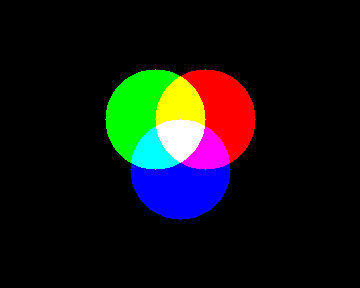
#> input picture 01__IMPORT/20-Jupyter_lab_Tutorial_-_Digital_image/imgs/img_circles.bmp, 360 x 288 px
$ jupyter execute 20_Digital_image.ipynb   (shell and % lines are left out)
#> lines starting #> are read from the running program, lines starting #| are printed output that depends on the picture; after the words box and inside, x2 and y2 are one past the last pixel; in counts of white or black regions, pixels touching at a corner belong together
+ Requirements:
    1. The estimated time for this activity is approximately half an hour.
<br><br>
+ Objectives of this notebook:
    1. To understand what is an image.
    2. Introduction to OpenCV: learning to read, write, and show images.
<br><br>
+ Summary of activities:
    1. Presentation of basic concepts.
    2. The properties of an image will be analyzed using Python code snippets to read, write and show images.

%%latex
\tableofcontents
\newpage

# What is a digital image?

[cell 1]
from IPython.display import YouTubeVideo
YouTubeVideo('TVTn7mYKegY',start=2, end=5*60+6)

# Introduction to OpenCV
In Python you always start by importing all the required modules:

[cell 2]
import numpy as np  # the numpy module is associated with the alias np
import cv2          # OpenCV module
import matplotlib.pyplot as plt  # the matplotlib.pyplot with the alias plt

[cell 3]
# **** It is important to consult the help of the version you are using ****
print('Numpy:',np.__version__)
print('OpenCv:',cv2.__version__)

### Read image

[cell 4]
# [8 lines of commented-out code are left out]

[cell 5]
# TODO later: Run this notebook reading 'img_circles.bmp' image
#img = cv2.imread('imgs/img_original.bmp')
img = cv2.imread('imgs/img_circles.bmp')
#> img is the input picture: shape (288, 360, 3); mean B, G, R 19.3, 19.3, 19.3
print(type(img)) # Prints <class 'numpy.ndarray'>
#| <class 'numpy.ndarray'>
print(img.dtype) # Prints 'uint8'
#| uint8
print(img.shape) # Prints '(288, 360, 3)'
#| (288, 360, 3)
height, width, channels = img.shape
#> height = 288; width = 360; channels = 3

### Show image

[cell 6]
cv2.imshow('Image', img) # Opens a window to show the image
cv2.waitKey(0)           # Waits until key pressed on the window Image
cv2.destroyAllWindows()  # Closes the window

### Write image
By default, the '.jpg' format compresses the image losing some information.

[cell 7]
ret_ok = cv2.imwrite('imgs/img_saved.jpg', img)
print('Imagen saved:', ret_ok)
#| Imagen saved: True

[cell 8]
# When saving an image in '.jpg' format the information is compressed
# and there is loss of information
img_readed = cv2.imread('imgs/img_saved.jpg')
if (img_readed == img).all(): # if all pixels are equal
    print('Equal images...')
else:
    print('Different images...')

[cell 9]
# In order not to lose information from the original image, the image must be
# saved with maximum quality in '.bmp' format
ret_ok = cv2.imwrite('imgs/img_saved.bmp', img)
img_readed = cv2.imread('imgs/img_saved.bmp')
if (img_readed == img).all(): # if all pixels are equal
    print('Equal images...')
else:
    print('Different images...')

### Changing image resolution
The image is showed at different resolutions according to the ratio.

[cell 10]
ratios = (16, 32, 64)
for ratio in ratios:
    width_ratio = ratio
    height_ratio = ratio
    new_size = ( max(int(width/width_ratio), 1), max(int(height/height_ratio), 1) )
    img_resized = cv2.resize(img, new_size, interpolation = cv2.INTER_AREA)
    print('The size of the img_resized is: ', img_resized.shape)

    # Showing img_resized
    cv2.imshow('Image', img_resized)
    cv2.waitKey(0)
    cv2.destroyAllWindows()

    # If the image is smaller than 32 pixels, the values of the matrix are printed
    pixels_num = new_size[0]*new_size[1]
    if pixels_num < 32:
        print('--------------------------------------------------------------')
        print(img_resized[:,:,0]) # Prints Blue channel (B)
        print(img_resized[:,:,1]) # Prints Green channel (G)
        print(img_resized[:,:,2]) # Prints Red channel (R)
        print('--------------------------------------------------------------')
#> this loop made 3 passes
#| [[  0   0   0   0   0]
#|  [  0   2  70   2   0]
#|  [  0  30 246  33   0]
#|  [  0   0   4   0   0]]
#| [[  0   0   2   0   0]
#|  [  0 112 194   0   0]
#|  [  0  25  53   0   0]
#|  [  0   0   0   0   0]]
#| [[  0   0   2   0   0]
#|  [  0   0 190 116   0]
#> (further printed lines are left out)

### How to access the pixel values?

[cell 11]
# Accessing an array 'numpy.ndarray' is equivalent to Matlab

# Gets the BGR value of the first pixel (0,0)
bgr_00 = img_resized[0,0,:]
#> bgr_00 = [0, 0, 0]
print('BGR value of pixel (0,0) =', bgr_00)
#| BGR value of pixel (0,0) = [0 0 0]

# Gets the BGR value of the center pixel
p = np.asarray(np.int16(img_resized.shape[0:2]/np.asarray([2])))
#> p = [2, 2]
bgr_p = img_resized[p[0],p[1],:]
#> bgr_p = [246, 53, 52]
print('BGR value of pixel ('+str(p[0])+','+str(p[1])+') =', bgr_p)
#| BGR value of pixel (2,2) = [246  53  52]

# Gets the BGR value of the last pixel
p = np.asarray(img_resized.shape[0:2])-np.asarray([1,1])
#> p = [3, 4]
bgr_p = img_resized[p[0],p[1],:]
#> bgr_p = [0, 0, 0]
print('BGR value of pixel ('+str(p[0])+','+str(p[1])+') =', bgr_p)
#| BGR value of pixel (3,4) = [0 0 0]

### How to get an image channel?

[cell 12]
img_green = img[:,:,1]
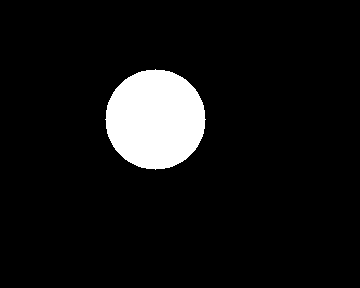
#> img_green: shape (288, 360); 7.6% white; 1 white region, box (x1, y1, x2, y2) and area: (105, 69, 206, 170) 7845

# Prints the size of the image matrix
print('The size of the image is: ', img_green.shape)
#| The size of the image is:  (288, 360)

# Prints the type of the image matrix
print('The type of the image is:',type(img_green),'of', img_green.dtype)
#| The type of the image is: <class 'numpy.ndarray'> of uint8

# Shows the green channel
cv2.imshow('Image green', img_green)
cv2.waitKey(0)
cv2.destroyAllWindows()

[cell 13]
# Shows the gray image as an BGR image
img_gray_bgr = cv2.merge([img_green, img_green, img_green])

# Prints the size of the image matrix
print('The size of the image is: ', img_gray_bgr.shape)
#| The size of the image is:  (288, 360, 3)

# Prints the type of the image matrix
print('The type of the image is:',type(img_gray_bgr),'of', img_gray_bgr.dtype)
#| The type of the image is: <class 'numpy.ndarray'> of uint8

cv2.imshow('Image gray as bgr', img_gray_bgr)
cv2.waitKey(0)
cv2.destroyAllWindows()

### Image BGR channels

[cell 14]
# Split the BGR image into three planes
blue, green, red = cv2.split(img)
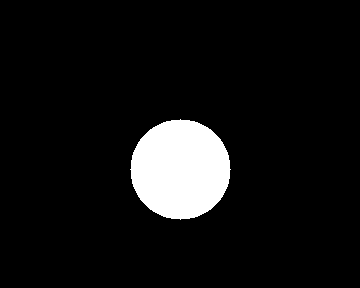
#> blue: shape (288, 360); 7.6% white; 1 white region, box (x1, y1, x2, y2) and area: (130, 119, 231, 220) 7845
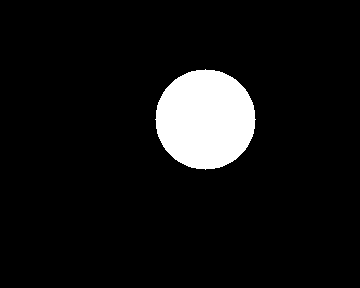
#> red: shape (288, 360); 7.6% white; 1 white region, box (x1, y1, x2, y2) and area: (155, 69, 256, 170) 7845

# Composing an image containing the three channels (represented in color)
zeros = np.zeros(blue.shape, np.uint8)
img_composition = np.zeros((height, width*3, channels), np.uint8)
img_composition[:,         0:width, :] = cv2.merge([blue, zeros, zeros])
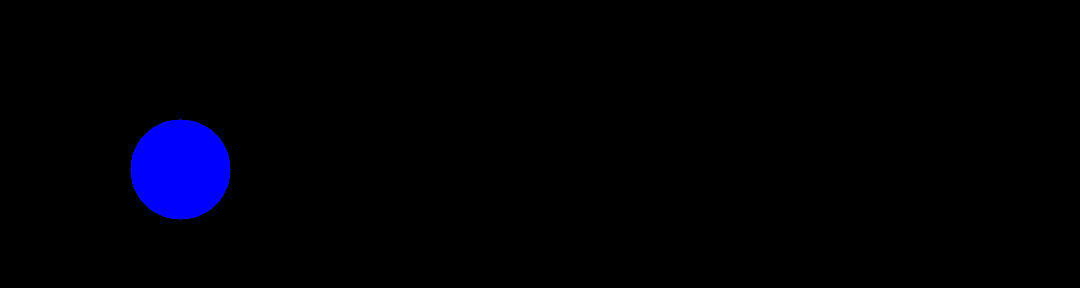
#> img_composition: shape (288, 1080, 3); mean of channels 0, 1, 2 6.4, 0, 0; drawn as B, G, R
img_composition[:,   width:2*width, :] = cv2.merge([zeros, green, zeros])
img_composition[:, 2*width:3*width, :] = cv2.merge([zeros, zeros, red])
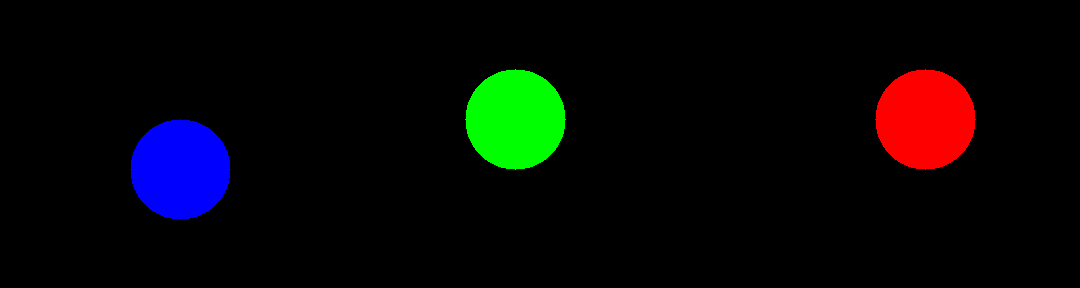
#> img_composition: shape (288, 1080, 3); mean of channels 0, 1, 2 6.4, 6.4, 6.4; drawn as B, G, R

# Shows the composition image
cv2.imshow('Composition', img_composition)
cv2.waitKey(0)
cv2.destroyAllWindows()

# Composing an image containing the three channels (represented in gray)
img_composition = np.zeros((height, width*3, channels), np.uint8)
img_composition[:,         0:width, :] = cv2.merge([blue, blue, blue])
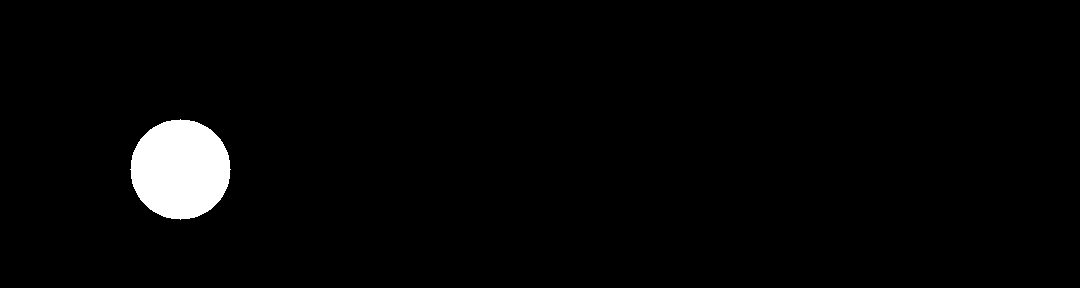
#> img_composition: shape (288, 1080, 3); 2.5% white; 1 white region, box (x1, y1, x2, y2) and area: (130, 119, 231, 220) 7845
img_composition[:,   width:2*width, :] = cv2.merge([green, green, green])
img_composition[:, 2*width:3*width, :] = cv2.merge([red, red, red])
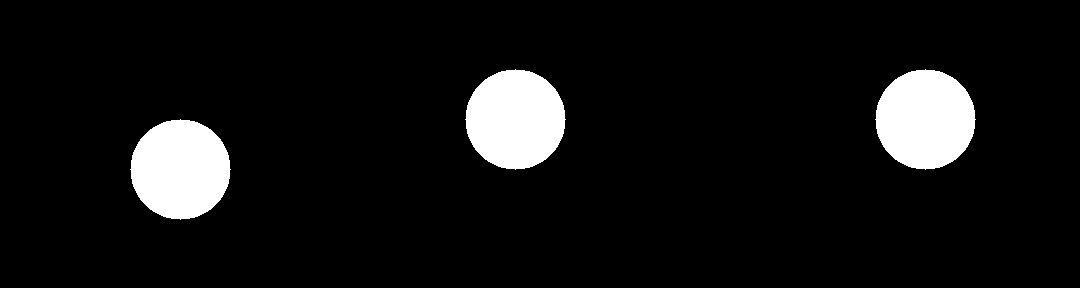
#> img_composition: shape (288, 1080, 3); 7.6% white; 3 white regions, box (x1, y1, x2, y2) and area: (465, 69, 566, 170) 7845, (875, 69, 976, 170) 7845, (130, 119, 231, 220) 7845

# Shows the composition image
cv2.imshow('Composition', img_composition)
cv2.waitKey(0)
cv2.destroyAllWindows()
